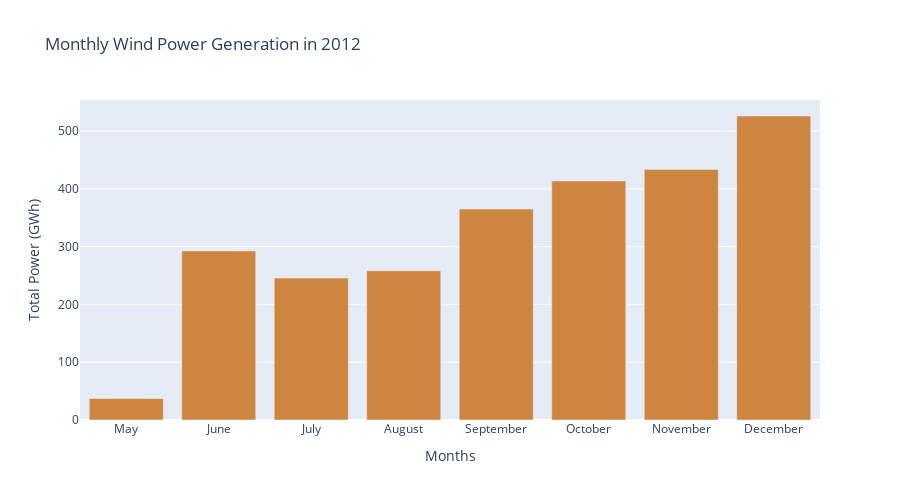
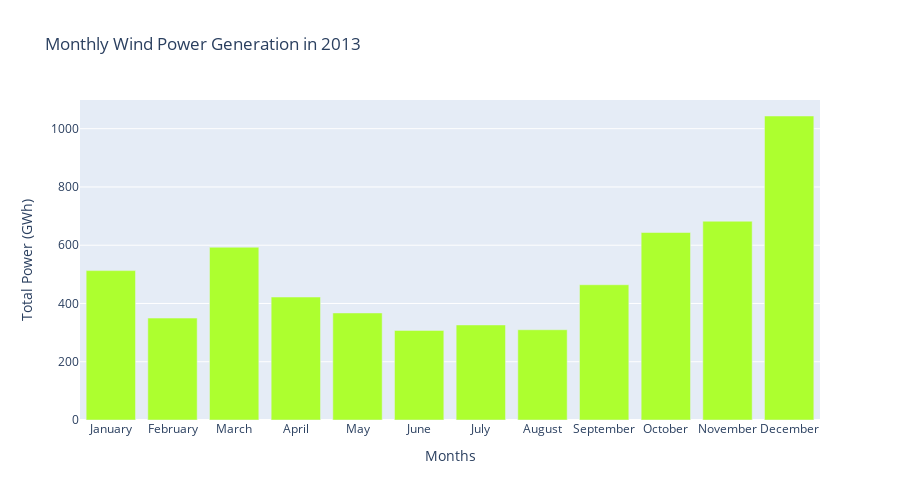
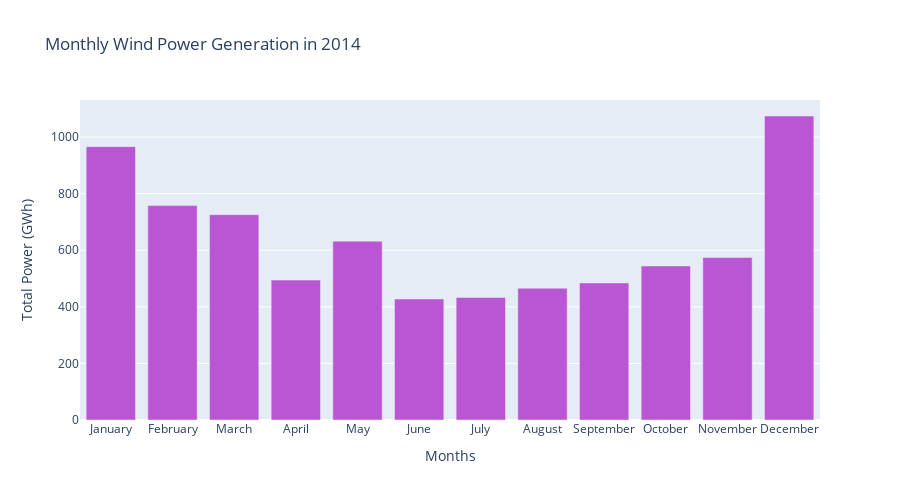
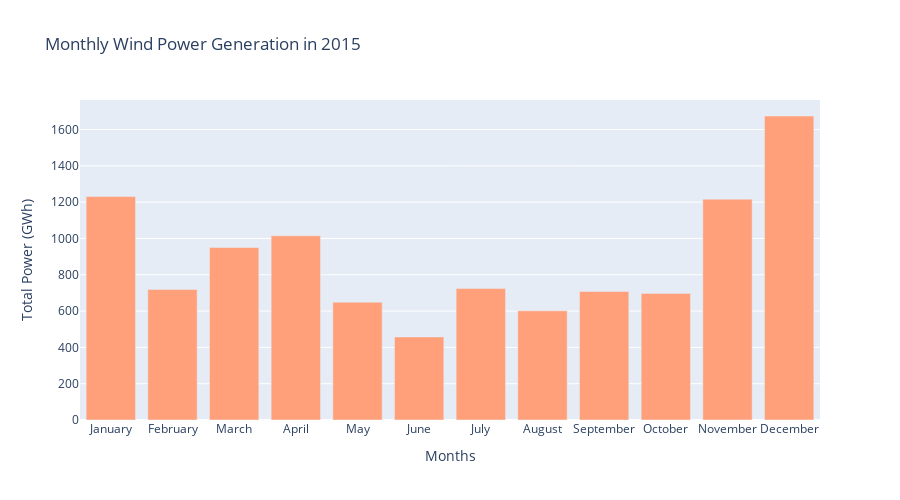

Here is the notebook cell these charts were saved with, in order:
### Code cell
# returns separate bar graphs wiht monthly wind power generation for each year
for i in years_list():
    wind_3(i)

### Figure 1 — Plotly figure (JSON) as saved in the notebook; plotly's stock layout.template omitted (floating-point values rounded to 4 significant figures)
{"data": [{"marker": {"color": "peru"}, "name": "Power by Month", "type": "bar", "x": ["May", "June", "July", "August", "September", "October", "November", "December"], "y": [37.17, 292.6, 245.6, 258.2, 365.1, 413.8, 433.8, 526.2]}], "layout": {"height": 500, "title": {"text": "Monthly Wind Power Generation in 2012"}, "width": 900, "xaxis": {"title": {"text": "Months"}}, "yaxis": {"title": {"text": "Total Power (GWh)"}}}}

### Figure 2 — Plotly figure (JSON) as saved in the notebook; plotly's stock layout.template omitted (floating-point values rounded to 4 significant figures)
{"data": [{"marker": {"color": "greenyellow"}, "name": "Power by Month", "type": "bar", "x": ["January", "February", "March", "April", "May", "June", "July", "August", "September", "October", "November", "December"], "y": [512.8, 349.9, 593.1, 422.1, 367.4, 307.6, 326.3, 309.8, 464.3, 643.6, 682.3, 1044.0]}], "layout": {"height": 500, "title": {"text": "Monthly Wind Power Generation in 2013"}, "width": 900, "xaxis": {"title": {"text": "Months"}}, "yaxis": {"title": {"text": "Total Power (GWh)"}}}}

### Figure 3 — Plotly figure (JSON) as saved in the notebook; plotly's stock layout.template omitted (floating-point values rounded to 4 significant figures)
{"data": [{"marker": {"color": "mediumorchid"}, "name": "Power by Month", "type": "bar", "x": ["January", "February", "March", "April", "May", "June", "July", "August", "September", "October", "November", "December"], "y": [966.1, 757.7, 725.7, 494.6, 632.0, 427.6, 433.1, 465.7, 484.5, 544.4, 574.2, 1074.0]}], "layout": {"height": 500, "title": {"text": "Monthly Wind Power Generation in 2014"}, "width": 900, "xaxis": {"title": {"text": "Months"}}, "yaxis": {"title": {"text": "Total Power (GWh)"}}}}

### Figure 4 — Plotly figure (JSON) as saved in the notebook; plotly's stock layout.template omitted (floating-point values rounded to 4 significant figures)
{"data": [{"marker": {"color": "lightsalmon"}, "name": "Power by Month", "type": "bar", "x": ["January", "February", "March", "April", "May", "June", "July", "August", "September", "October", "November", "December"], "y": [1231.0, 718.5, 950.6, 1015.0, 649.3, 457.5, 724.7, 601.3, 707.8, 697.5, 1216.0, 1675.0]}], "layout": {"height": 500, "title": {"text": "Monthly Wind Power Generation in 2015"}, "width": 900, "xaxis": {"title": {"text": "Months"}}, "yaxis": {"title": {"text": "Total Power (GWh)"}}}}
